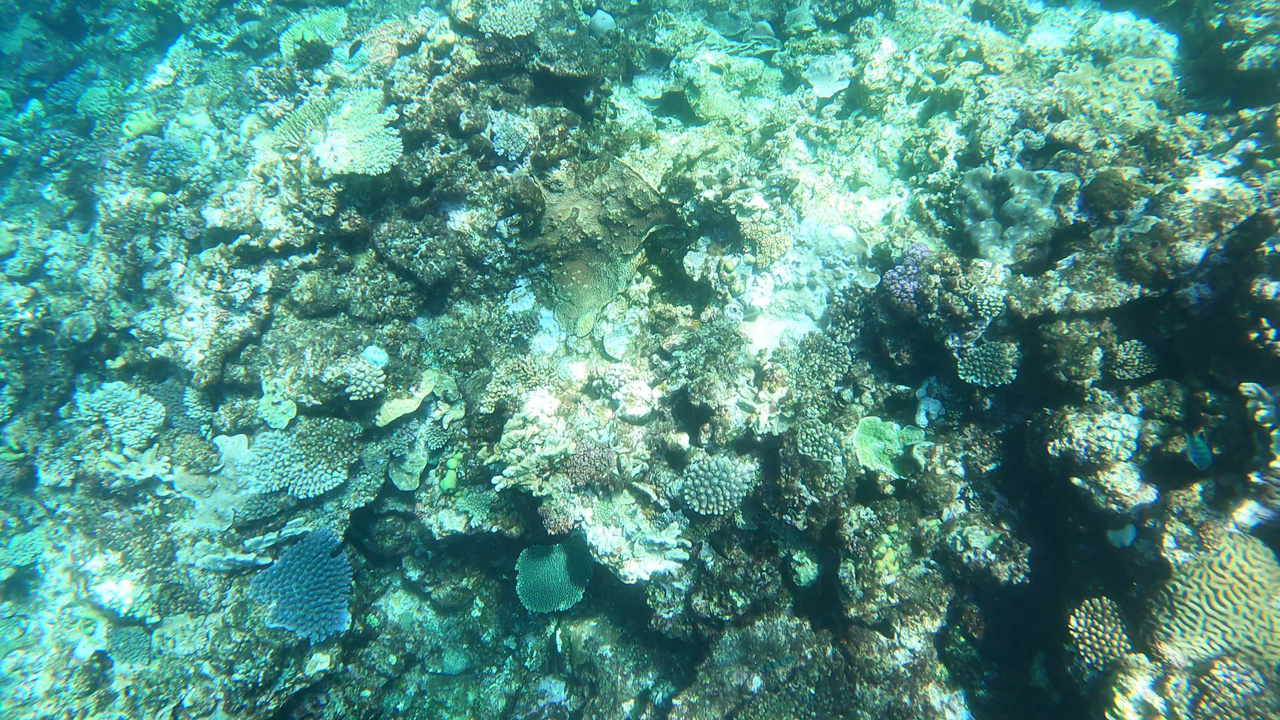
#> input picture opencv/calibrate/10038.jpeg, 1280 x 720 px
$ python index.py
#> lines starting #> are read from the running program, lines starting #| are printed output that depends on the picture
import cv2
import numpy as np

assert float(cv2.__version__.rsplit('.', 1)[0]) >= 3, 'OpenCV version 3 or newer required.'

npz_calib_file = np.load('calibration_data.npz')
#> (reads opencv/calibrate/calibration_data.npz from the repository)

distCoeff = npz_calib_file['distCoeff']
intrinsic_matrix = npz_calib_file['intrinsic_matrix']

npz_calib_file.close()

DIM=(1280, 720)
intrinsic_matrix=np.array([
 [857.48296979,   0.,         968.06224829],
 [  0.,         876.71824265, 556.37145899],
 [  0.,           0.,           1.        ]
])
distCoeff=np.array([
    [-2.57614020e-01],
    [8.77086999e-02],
    [-2.56970803e-04],
    [-5.93390389e-04],
    [-1.52194091e-02]
])

# use Knew to scale the output
#Knew = K.copy()
#Knew[(0,1), (0,1)] = .4 * Knew[(0,1), (0,1)]

#newcameramatrix, _ = cv2.getOptimalCameraMatrix(
#    intrinsic_matrix, distCoeff, (DIM[0], DIM[1]), 1, (DIM[0], DIM[1])
#)

img = cv2.imread('10038.jpeg')
#> img is the input picture: shape (720, 1280, 3); mean B, G, R 135.3, 147.4, 85.4
#img = cv2.resize(img, (1920, 1080), interpolation = cv2.INTER_AREA)
#img = cv2.copyMakeBorder(img,  180, 180, 320, 320, cv2.BORDER_CONSTANT)
img = cv2.copyMakeBorder(img,  180, 180, 320, 320, cv2.BORDER_CONSTANT)
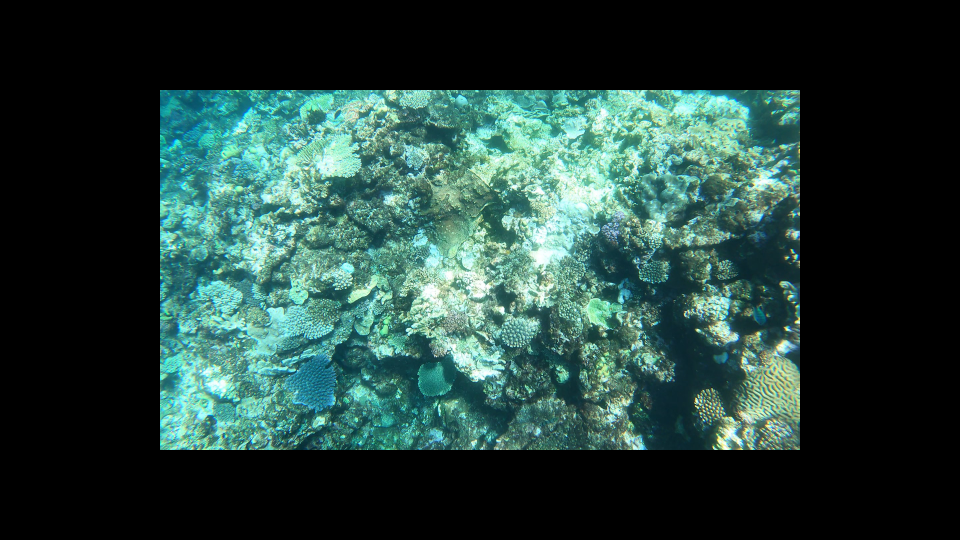
#> img: shape (1080, 1920, 3) (shown at 1/2 size); mean B, G, R 60.1, 65.5, 38
#img_undistorted = cv2.fisheye.undistortImage(img, K, D=D, Knew=Knew)
img_undistorted = cv2.undistort(img, intrinsic_matrix, distCoeff, None)#, newcameramatrix)
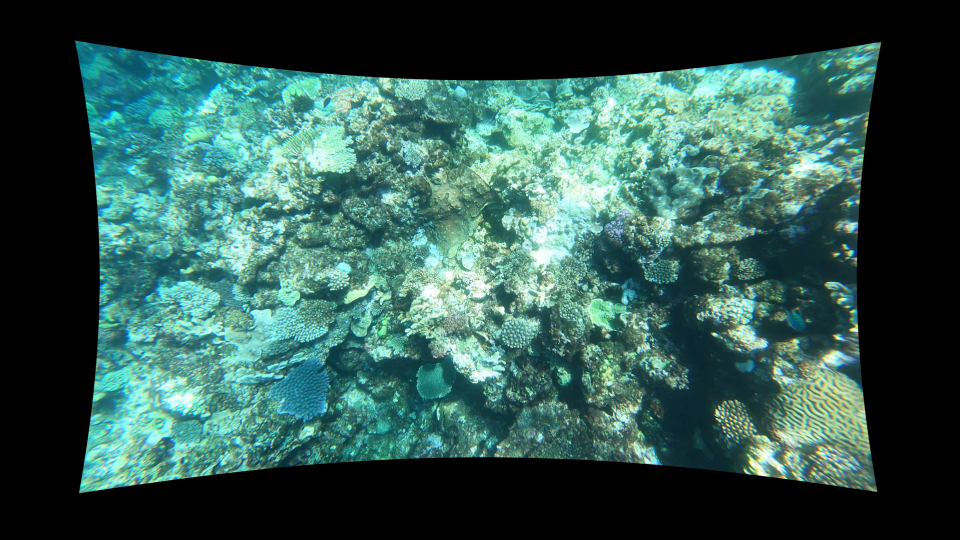
#> img_undistorted: shape (1080, 1920, 3) (shown at 1/2 size); mean B, G, R 81.1, 88.1, 50.3
#zcv2.imwrite('fisheye_sample_undistorted.jpg', img_undistorted)

#cv2.namedWindow("main", cv2.WINDOW_NORMAL)
#cv2.resizeWindow('image', int(1080*1.5), int(1920*1.5))
cv2.imshow('main', img_undistorted)
cv2.waitKey()
